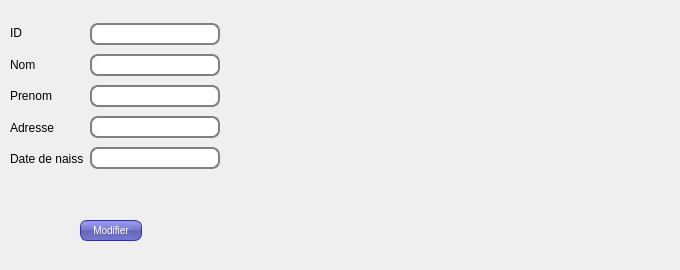
      <widget class="QWidget" name="tab_25">
       <attribute name="title">
        <string>Modifier</string>
       </attribute>
       <widget class="QPushButton" name="modifier_client">
        <property name="geometry">
         <rect>
          <x>80</x>
          <y>220</y>
          <width>62</width>
          <height>21</height>
         </rect>
        </property>
        <property name="styleSheet">
         <string notr="true">QPushButton {
color: white;
background-color: QLinearGradient( x1: 0, y1: 0, x2: 0, y2: 1, stop: 0 #88d, stop: 0.1 #99e, stop: 0.49 #77c, stop: 0.5 #66b, stop: 1 #77c);
border-width: 1px;
border-color: #339;
border-style: solid;
border-radius: 7;
padding: 3px;
font-size: 10px;
padding-left: 5px;
padding-right: 5px;
min-width: 50px;
max-width: 50px;
min-height: 13px;
max-height: 13px;
}</string>
        </property>
        <property name="text">
         <string>Modifier</string>
        </property>
       </widget>
       <widget class="QLabel" name="label_pic_7">
        <property name="geometry">
         <rect>
          <x>310</x>
          <y>40</y>
          <width>361</width>
          <height>221</height>
         </rect>
        </property>
        <property name="text">
         <string/>
        </property>
       </widget>
       <widget class="QWidget" name="layoutWidget_6">
        <property name="geometry">
         <rect>
          <x>10</x>
          <y>20</y>
          <width>210</width>
          <height>152</height>
         </rect>
        </property>
        <layout class="QHBoxLayout" name="horizontalLayout_8">
         <item>
          <layout class="QVBoxLayout" name="verticalLayout_10">
           <item>
            <widget class="QLabel" name="label_42">
             <property name="text">
              <string>ID</string>
             </property>
            </widget>
           </item>
           <item>
            <widget class="QLabel" name="label_43">
             <property name="text">
              <string>Nom</string>
             </property>
            </widget>
           </item>
           <item>
            <widget class="QLabel" name="label_44">
             <property name="text">
              <string>Prenom</string>
             </property>
            </widget>
           </item>
           <item>
            <widget class="QLabel" name="label_45">
             <property name="text">
              <string>Adresse</string>
             </property>
            </widget>
           </item>
           <item>
            <widget class="QLabel" name="label_46">
             <property name="text">
              <string>Date de naiss</string>
             </property>
            </widget>
           </item>
          </layout>
         </item>
         <item>
          <layout class="QVBoxLayout" name="verticalLayout_9">
           <item>
            <widget class="QLineEdit" name="lineEdit_11">
             <property name="styleSheet">
              <string notr="true">QLineEdit {
padding: 1px;
border-style: solid;
border: 2px solid gray;
border-radius: 8px;
}</string>
             </property>
            </widget>
           </item>
           <item>
            <widget class="QLineEdit" name="lineEdit_12">
             <property name="styleSheet">
              <string notr="true">QLineEdit {
padding: 1px;
border-style: solid;
border: 2px solid gray;
border-radius: 8px;
}</string>
             </property>
            </widget>
           </item>
           <item>
            <widget class="QLineEdit" name="lineEdit_13">
             <property name="styleSheet">
              <string notr="true">QLineEdit {
padding: 1px;
border-style: solid;
border: 2px solid gray;
border-radius: 8px;
}</string>
             </property>
            </widget>
           </item>
           <item>
            <widget class="QLineEdit" name="lineEdit_19">
             <property name="styleSheet">
              <string notr="true">QLineEdit {
padding: 1px;
border-style: solid;
border: 2px solid gray;
border-radius: 8px;
}</string>
             </property>
            </widget>
           </item>
           <item>
            <widget class="QLineEdit" name="lineEdit_21">
             <property name="autoFillBackground">
              <bool>false</bool>
             </property>
             <property name="styleSheet">
              <string notr="true">QLineEdit {
padding: 1px;
border-style: solid;
border: 2px solid gray;
border-radius: 8px;
}</string>
             </property>
            </widget>
           </item>
          </layout>
         </item>
        </layout>
       </widget>
      </widget>
